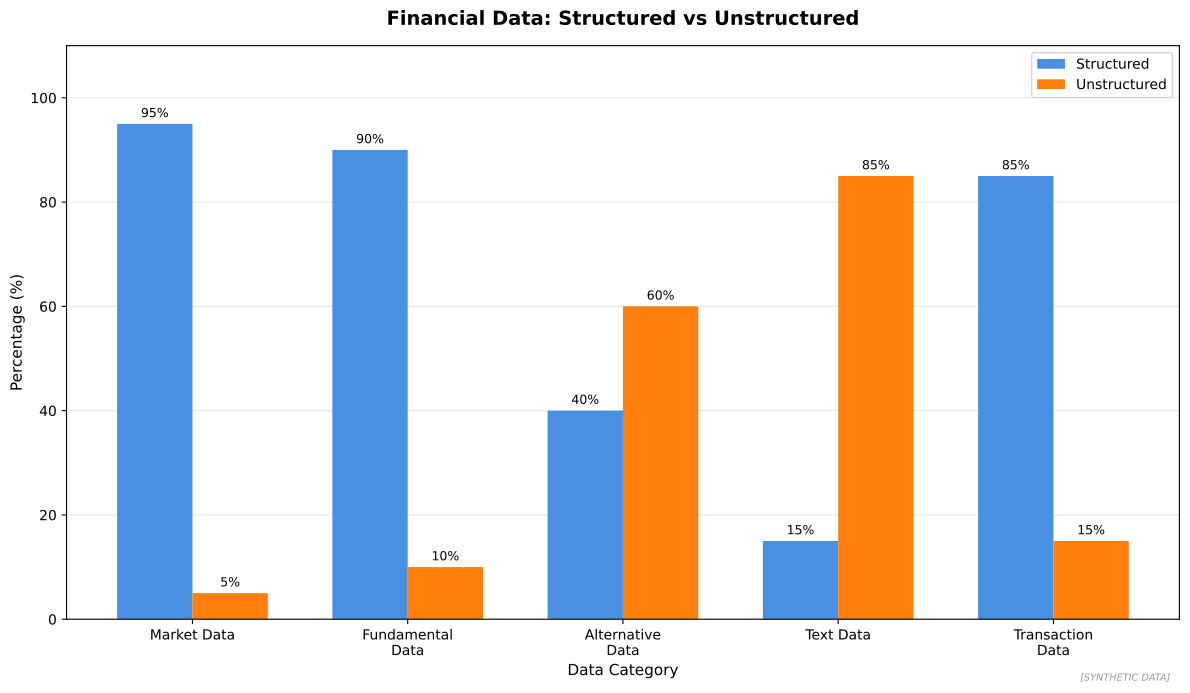

Recreate this plot in Python.
"""
Types of Financial Data
Overview of structured vs unstructured data

Output: financial_data_types.pdf
Module: module_03_ai_ml
Lesson: 26 - Financial Data
"""

from pathlib import Path
import matplotlib.pyplot as plt
import numpy as np

CHART_METADATA = {
    'title': 'Financial Data Types',
    'module': 'module_03_ai_ml',
    'lesson': 26,
    'url': 'https://github.com/Digital-AI-Finance/digital-finance/tree/main/module_03_ai_ml/figures/financial_data_types'
}

plt.rcParams.update({'font.size': 10, 'axes.labelsize': 10})

def create_chart():
    fig, ax = plt.subplots(figsize=(12, 7))

    categories = ['Market Data', 'Fundamental\nData', 'Alternative\nData', 'Text Data', 'Transaction\nData']
    structured = [95, 90, 40, 15, 85]
    unstructured = [5, 10, 60, 85, 15]

    x = np.arange(len(categories))
    width = 0.35

    bars1 = ax.bar(x - width/2, structured, width, label='Structured', color='#4A90E2')
    bars2 = ax.bar(x + width/2, unstructured, width, label='Unstructured', color='#FF7F0E')

    ax.set_xlabel('Data Category', fontsize=11)
    ax.set_ylabel('Percentage (%)', fontsize=11)
    ax.set_title('Financial Data: Structured vs Unstructured', fontsize=14, fontweight='bold', pad=15)
    ax.set_xticks(x)
    ax.set_xticklabels(categories, fontsize=10)
    ax.legend(fontsize=10)
    ax.set_ylim(0, 110)

    # Add value labels
    for bar in bars1:
        height = bar.get_height()
        ax.annotate(f'{height}%', xy=(bar.get_x() + bar.get_width()/2, height),
                   xytext=(0, 3), textcoords="offset points", ha='center', va='bottom', fontsize=9)
    for bar in bars2:
        height = bar.get_height()
        ax.annotate(f'{height}%', xy=(bar.get_x() + bar.get_width()/2, height),
                   xytext=(0, 3), textcoords="offset points", ha='center', va='bottom', fontsize=9)

    ax.yaxis.grid(True, alpha=0.3)
    ax.set_axisbelow(True)

    fig.text(0.98, 0.02, '[SYNTHETIC DATA]', fontsize=7, color='#999999', ha='right', style='italic')
    plt.tight_layout()

    output_path = Path(__file__).parent / 'financial_data_types.pdf'
    plt.savefig(output_path, format='pdf', dpi=300, bbox_inches='tight')
    plt.close()
    print(f"Chart saved to: {output_path}")
    return output_path

if __name__ == '__main__':
    create_chart()
